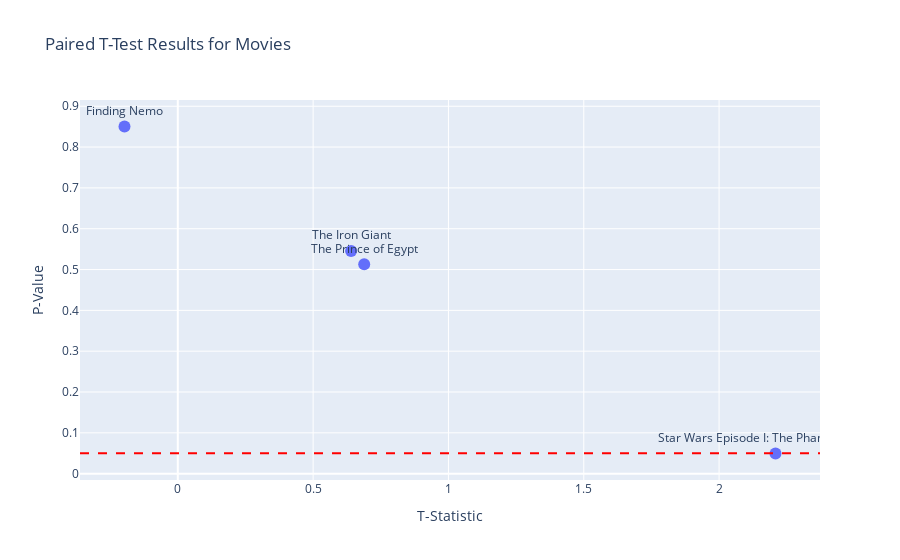

The cell this chart's notebook holds for it:
### Markdown cell above
Let's visualize this:

### Code cell
import plotly.graph_objects as go

# Preparing the data for plotting
movies = []
statistics = []
p_values = []

for movie, values in test_results['Paired T-Test'].items():
    movies.append(movie)
    statistics.append(values[0])
    p_values.append(values[1])

# Creating the scatter plot
fig = go.Figure()

# Adding scatter plot for the paired T-test
fig.add_trace(go.Scatter(
    x=statistics, 
    y=p_values, 
    mode='markers+text', 
    text=movies, 
    name='Paired T-Test',
    textposition='top center'
))

# Adding significance line
fig.add_hline(y=0.05, line_dash="dash", line_color="red")

# Adding title and labels
fig.update_layout(
    title='Paired T-Test Results for Movies',
    xaxis_title='T-Statistic',
    yaxis_title='P-Value',
    legend_title='Test Type'
)

# Adding interactivity
fig.update_traces(marker=dict(size=12),
                  selector=dict(mode='markers+text'))

# Show the figure
fig.show()

### Figure 1 — Plotly figure (JSON) as saved in the notebook; plotly's stock layout.template omitted (floating-point values rounded to 4 significant figures)
{"data": [{"marker": {"size": 12}, "mode": "markers+text", "name": "Paired T-Test", "text": ["The Iron Giant", "The Prince of Egypt", "Finding Nemo", "Star Wars Episode I: The Phantom Menace"], "textposition": "top center", "type": "scatter", "x": [0.6403, 0.6887, -0.1969, 2.208], "y": [0.5456, 0.5132, 0.8504, 0.04935]}], "layout": {"legend": {"title": {"text": "Test Type"}}, "shapes": [{"line": {"color": "red", "dash": "dash"}, "type": "line", "x0": 0, "x1": 1, "xref": "x domain", "y0": 0.05, "y1": 0.05, "yref": "y"}], "title": {"text": "Paired T-Test Results for Movies"}, "xaxis": {"title": {"text": "T-Statistic"}}, "yaxis": {"title": {"text": "P-Value"}}}}
